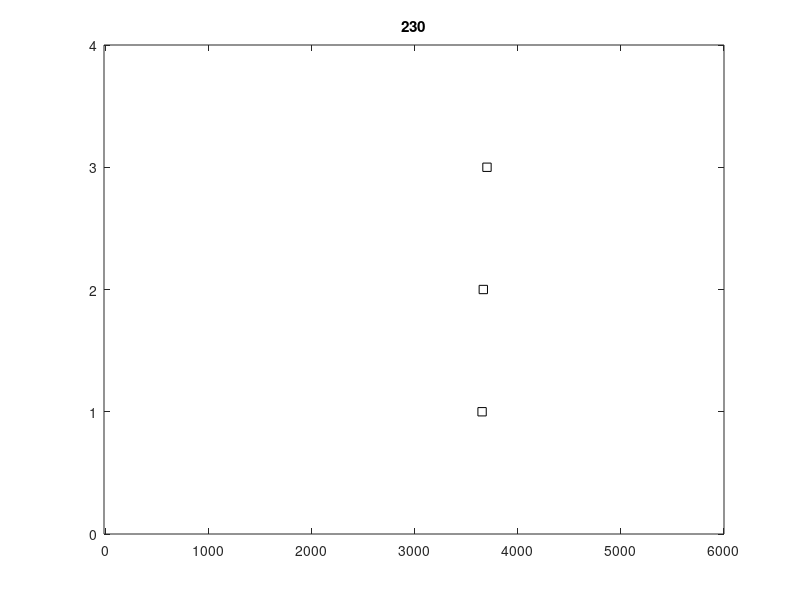

MATLAB code to generate this figure:
clear all
a=[2.0 2.2 2.8];   % a=2.8  %(m s^2)
u0=[0.0 0.0 0.0]; %u0=0.0; %(ms^-1)
x0=[0.0  0.0 0.0]; %x0=0.0; %
dt=1.0; %(s)
y=[1 2 3];
l1=2000;
l2=4000;
d1=200;


%------------------------------------------
clf
plot(x0,y,'sk')
axis([-10 6000 0 4])
  
drawnow
n=2;
for k=1:230
   rv=(-1)^n;
%for k=1:300;
    if mod(k,60)==0;
        n=n+1; rv=(-1)^n;
    end
%end

hold on
if rv<0; plot(2000,.5,'or'); end;
if rv>0; plot(2000,.5,'og'); end ;  
drawnow 


 
    t=k*dt;
    x=0.5*a*dt.^2+u0*dt+x0;
    u=a*dt+u0;
    clf;
    plot(x,y,'sk');axis([-10 6000 0 4]); 
    title(num2str(k))
    drawnow
   
    x0=x;
    u0=u;
%-------------------distancia para velocidad constante-----
    if t>8 %(s)
        a=[0 0 0];
    end
%-------------------para frenar----------------------------
    
%     if k<210
% a(x>2590 & x<2610)=-0.5*u(x>2590& x<2610).^2/400;
% a(x>2990)=0.0;
% u0(x>2990)=0.0;
%     end

if rv<0;
    a(x>l1-d1)=(-0.5*u(x>l1-d1).^2)/(2*d1);
     %a(x>l1-d1)=0.0;
     u0(x>l1-d1)=0.0;
end
    
  
%------------------para volver a acelerar--------------------
if rv>0;
    a=[1 1 1];
end



end

    